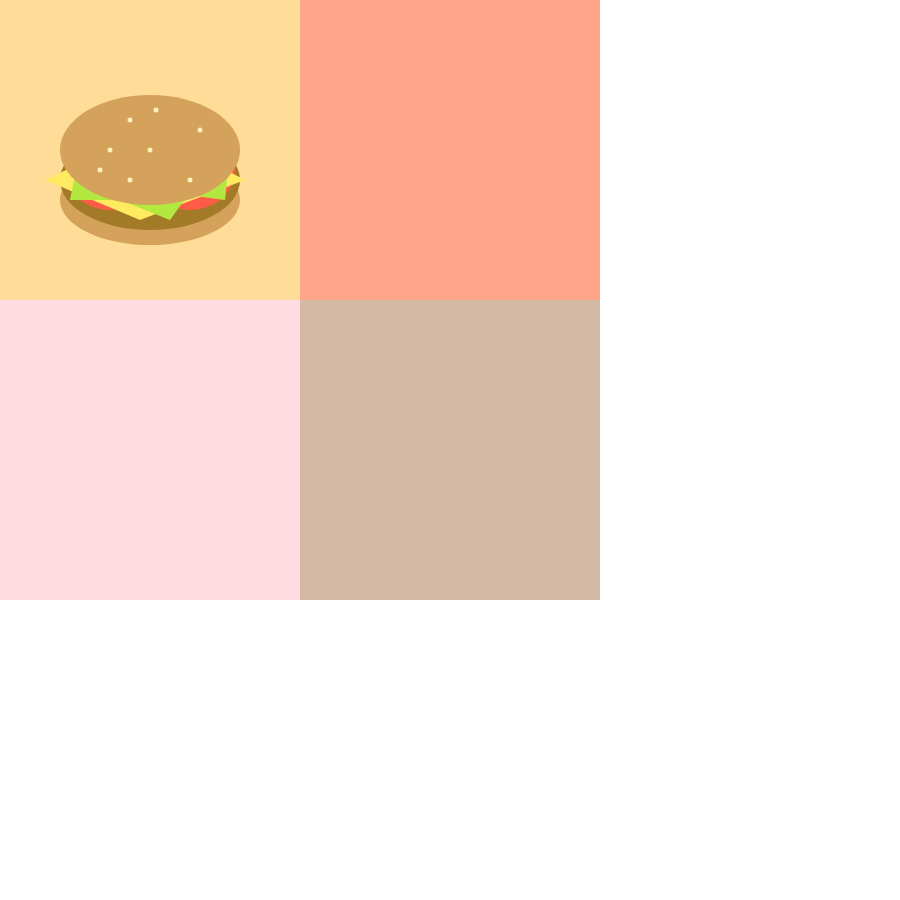
Frame 1 (no input)
Frame 60 (no input): identical to frame 1, image omitted
Frame 120 (the mouse pressed at the canvas centre since frame 60): identical to frame 1, image omitted

The p5.js sketch that drew this single still picture (run headless with seeded random() and noise() and a simulated clock; from frame 60 on, the mouse is pressed at the canvas centre):

// p5.js sketch
// ── sketch.js
/*
pseudo code - key word: "delicious"

4 square sections w/ different colors as background
draw a burger in each triangle with different colors
if mouse is in upper left section
  corresponding burger starts to get smaller
  (a triangle with no stroke and same color as background - blocks part of burger)
  (triangle gets bigger with time - burger gets smaller)
if mouse is in upper right section
  corresponding burger starts to get smaller
etc.
if burger totally disappears
  whole burger comes back
random pieces scatter around burger like the burger is bitten
*/

function setup() {
  createCanvas(900,900);
}

function draw() {
  sections();
  burger();
  
}

function sections(){ //4 sections background
  noStroke();
  fill(255,220,151);
  rect(0,0,300,300); //upper left section 1
  fill(255,166,138);
  rect(300,0,300,300); //upper right section 2
  fill(255,220,226);
  rect(0,300,300,300); //lower left section 3
  fill(212,186,165);
  rect(300,300,300,300); //lower right section 4
}

function burger(){
  fill(212,162,90);
  ellipse(150,200,180,90); //base bread
  
  fill(163,122,39);
  ellipse(150,180,180,100); //beef
  
  fill(255,92,72);
  ellipse(110,170,90,80); 
  ellipse(190,170,90,80); //tomatoes
  
  fill(255,234,96);
  quad(45,180,140,220,245,180,150,130); //cheese
  
  fill(179,232,65);
  triangle(120,200,170,220,220,150);
  triangle(80,150,70,200,150,200);
  triangle(230,150,225,200,150,190); //lettuce
  
  fill(212,162,90);
  ellipse(150,150,180,110); //top bread
  
  stroke(255,241,185);
  strokeWeight(5);
  point(150,150);
  point(100,170);
  point(130,120);
  point(110,150);
  point(156,110);
  point(130,180);
  point(200,130);
  point(190,180); //sesame on top
}
